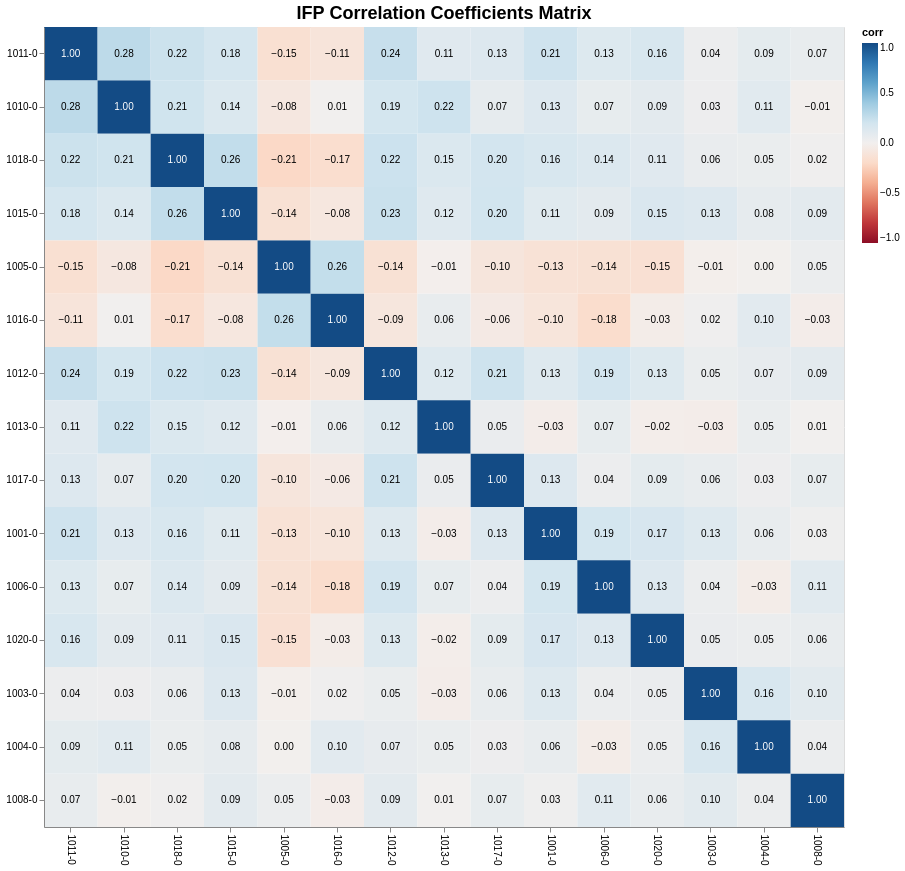

Vega-Lite specification stored for this chart:
### Vega-Lite specification from a JSON file in a GitHub repository (floating-point values rounded to 4 significant figures; data arrays with more than 128 entries replaced by an {"elided": "..."} marker saying what was removed)
{"config": {"view": {"continuousWidth": 300, "continuousHeight": 300}, "axis": {"grid": false}, "title": {"fontSize": 18}}, "layer": [{"mark": {"type": "rect"}, "encoding": {"color": {"field": "corr", "scale": {"domain": [-1, 1], "scheme": "redblue"}, "title": "corr", "type": "quantitative"}, "tooltip": [{"field": "ifp_id_x", "title": "IFP (row)", "type": "nominal"}, {"field": "short_title_x", "title": "Title (row)", "type": "nominal"}, {"field": "ifp_id_y", "title": "IFP (col)", "type": "nominal"}, {"field": "short_title_y", "title": "Title (col)", "type": "nominal"}, {"field": "corr", "format": ".3f", "title": "corr", "type": "quantitative"}, {"field": "r2", "format": ".3f", "title": "corr^2", "type": "quantitative"}], "x": {"axis": {"labelAngle": 90, "labelFontSize": 10, "labelLimit": 60}, "field": "ifp_id_y", "sort": ["1011-0", "1010-0", "1018-0", "1015-0", "1005-0", "1016-0", "1012-0", "1013-0", "1017-0", "1001-0", "1006-0", "1020-0", "1003-0", "1004-0", "1008-0"], "title": null, "type": "nominal"}, "y": {"axis": {"labelFontSize": 10, "labelLimit": 60}, "field": "ifp_id_x", "sort": ["1011-0", "1010-0", "1018-0", "1015-0", "1005-0", "1016-0", "1012-0", "1013-0", "1017-0", "1001-0", "1006-0", "1020-0", "1003-0", "1004-0", "1008-0"], "title": null, "type": "nominal"}}, "name": "view_9da3cc642a023d58_0"}, {"mark": {"type": "text", "fontSize": 10}, "encoding": {"color": {"condition": {"test": "datum.r2 > 0.36", "value": "white"}, "value": "black"}, "text": {"field": "corr", "format": ".2f", "type": "quantitative"}, "x": {"field": "ifp_id_y", "sort": ["1011-0", "1010-0", "1018-0", "1015-0", "1005-0", "1016-0", "1012-0", "1013-0", "1017-0", "1001-0", "1006-0", "1020-0", "1003-0", "1004-0", "1008-0"], "type": "nominal"}, "y": {"field": "ifp_id_x", "sort": ["1011-0", "1010-0", "1018-0", "1015-0", "1005-0", "1016-0", "1012-0", "1013-0", "1017-0", "1001-0", "1006-0", "1020-0", "1003-0", "1004-0", "1008-0"], "type": "nominal"}}}], "data": {"name": "data-3b2260f7e1d2b51420cb29bd9fafa694"}, "height": 800, "params": [{"name": "param_f268f798f41c853e", "select": {"type": "interval"}, "bind": "scales", "views": ["view_9da3cc642a023d58_0"]}], "title": "IFP Correlation Coefficients Matrix", "width": 800, "$schema": "https://vega.github.io/schema/vega-lite/v6.1.0.json", "datasets": {"data-3b2260f7e1d2b51420cb29bd9fafa694": {"elided": "225 records"}}}
